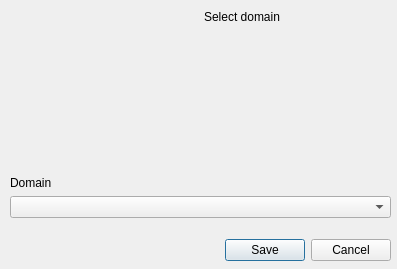
<?xml version="1.0" encoding="UTF-8"?>
<ui version="4.0">
 <class>RequestDomainSelectionDialog</class>
 <widget class="QDialog" name="RequestDomainSelectionDialog">
  <property name="geometry">
   <rect>
    <x>0</x>
    <y>0</y>
    <width>397</width>
    <height>269</height>
   </rect>
  </property>
  <property name="windowTitle">
   <string>Request Domain Name</string>
  </property>
  <widget class="QWidget" name="verticalLayoutWidget">
   <property name="geometry">
    <rect>
     <x>10</x>
     <y>10</y>
     <width>381</width>
     <height>251</height>
    </rect>
   </property>
   <layout class="QVBoxLayout" name="verticalLayout">
    <item>
     <layout class="QHBoxLayout" name="horizontalLayout">
      <item>
       <widget class="QLabel" name="logoLabel">
        <property name="sizePolicy">
         <sizepolicy hsizetype="Minimum" vsizetype="Minimum">
          <horstretch>0</horstretch>
          <verstretch>0</verstretch>
         </sizepolicy>
        </property>
        <property name="text">
         <string/>
        </property>
       </widget>
      </item>
      <item>
       <widget class="QLabel" name="informationLabel">
        <property name="text">
         <string>Select domain</string>
        </property>
       </widget>
      </item>
     </layout>
    </item>
    <item>
     <spacer name="verticalSpacer">
      <property name="orientation">
       <enum>Qt::Vertical</enum>
      </property>
      <property name="sizeType">
       <enum>QSizePolicy::Expanding</enum>
      </property>
      <property name="sizeHint" stdset="0">
       <size>
        <width>20</width>
        <height>20</height>
       </size>
      </property>
     </spacer>
    </item>
    <item>
     <widget class="QLabel" name="selectDomainLabel">
      <property name="text">
       <string>Domain</string>
      </property>
     </widget>
    </item>
    <item>
     <widget class="QComboBox" name="domainComboBox"/>
    </item>
    <item>
     <spacer name="verticalSpacer_2">
      <property name="orientation">
       <enum>Qt::Vertical</enum>
      </property>
      <property name="sizeType">
       <enum>QSizePolicy::Maximum</enum>
      </property>
      <property name="sizeHint" stdset="0">
       <size>
        <width>20</width>
        <height>15</height>
       </size>
      </property>
     </spacer>
    </item>
    <item>
     <widget class="QDialogButtonBox" name="buttonBox">
      <property name="orientation">
       <enum>Qt::Horizontal</enum>
      </property>
      <property name="standardButtons">
       <set>QDialogButtonBox::Cancel|QDialogButtonBox::Save</set>
      </property>
     </widget>
    </item>
   </layout>
  </widget>
 </widget>
 <resources/>
 <connections/>
</ui>
